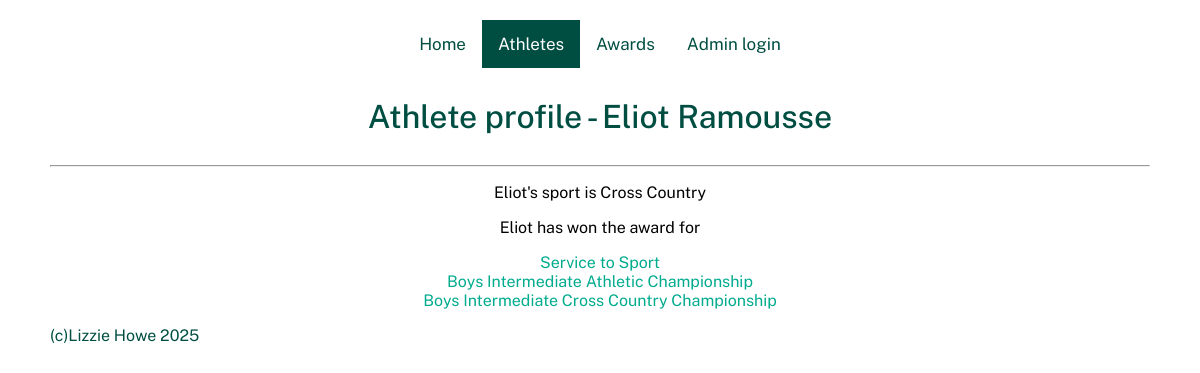
The page /player/9 on the database its author committed.
### tables this page shows
CREATE TABLE athlete (athlete_id INTEGER PRIMARY KEY NOT NULL, firstname TEXT NOT NULL, lastname TEXT NOT NULL);

CREATE TABLE sport (sport_id INTEGER PRIMARY KEY NOT NULL, sport_name TEXT NOT NULL, season TEXT);

CREATE TABLE award (award_id INTEGER PRIMARY KEY NOT NULL, award_name TEXT NOT NULL, trophy_name TEXT, description TEXT, award_sport TEXT REFERENCES sport (sport_id), image TEXT);

### flaskimport.py (the view)
@app.route("/player/<int:athlete_id>")
def player_profile(athlete_id):
    db = get_db()
    cursor_sport_name = db.execute('''
        SELECT athlete.athlete_id, sport.sport_name
        FROM athlete
        JOIN athlete_sport ON athlete.athlete_id = athlete_sport.athlete_id
        JOIN sport ON athlete_sport.sport_id = sport.sport_id
        WHERE athlete.athlete_id = ?
        ''', (athlete_id,))
    rows = cursor_sport_name.fetchall()
    cursor_award_name = db.execute('''
        SELECT athlete.athlete_id, award.award_name, award.award_id
        FROM athlete
        JOIN athlete_award ON athlete.athlete_id = athlete_award.athlete_id
        JOIN award ON athlete_award.award_id = award.award_id
        WHERE athlete.athlete_id = ?
        ''', (athlete_id,))
    awards = cursor_award_name.fetchall()
    athlete = get_player(athlete_id)
    if not athlete:
        abort(404)
    if not awards:
        awards = [""]
    return render_template("player.html", athlete=athlete, rows=rows, awards=awards)

### flaskimport.py (called while the page is built)
def get_db():
    db = getattr(g, '_database', None)
    if db is None:
        db = g._database = sqlite3.connect('BHS_sport_history_database.db')
        db.row_factory = sqlite3.Row
    return db

def get_player(athlete_id):
    db = get_db()
    cursor = db.execute('''
    SELECT *
    FROM athlete
    WHERE athlete_id = ?
    ''', (athlete_id,))
    athlete = cursor.fetchone()
    return athlete

### templates/player.html
{% extends "layout.html" %}
{% block content %}
<div class="topnav">
    <a href="/">Home</a>
    <a class="active" href="/athletes">Athletes</a>
    <a href="/award">Awards</a>
    <a href="/add_athlete">Admin login</a>
</div>
<h1>Athlete profile - {{ athlete["firstname"] }} {{ athlete["lastname"] }} </h1>
<hr>
<body>
    {% if rows and rows[0]["sport_name"] %}
    <p class="player">{{ athlete["firstname"] }}'s sport is {{ rows[0]["sport_name"] }}</p>
    {% else %}
    <p class="player">Athlete's sport is unknown.</p>
    {% endif %}
    <p class="player">
            {{ athlete["firstname"] }} has won the award for{% for award in awards %}
            <li>
                <a class="player" href="/award_page/{{ award[2] }}"> {{ award["award_name"] }}</a>
            </li>
        {% endfor %}
    </p>
</body>
{% endblock %}

### static/style.css (style rules this page uses)
* { font-family: "Public Sans", sans-serif; font-optical-sizing: auto; font-weight: 400; font-style: normal; }
html, body { height: 100%; margin: 0; }
body { background-color: white; color: rgb(0, 78, 66); margin: 50px; margin-top: 20px; }
h1 { font-weight: 500; display: flex; justify-content: center; color: rgb(0, 78, 66); margin-top: 30px; margin-bottom: 30px; }
a { color: rgb(0, 171, 142); text-decoration: none; }
.topnav { display: flex; justify-content: center; overflow: hidden; }
.topnav a { float: left; color: rgb(0, 78, 66); text-align: center; padding: 14px 16px; text-decoration: none; font-size: 17px; transition: background-color .3s; }
.topnav a.active { background-color: rgb(0, 78, 66); color: rgb(255, 255, 255); }
p.player { margin-left: 150px; margin-right: 150px; text-align: center; color: black; }
li { list-style-type: none; text-align: center; }

### rows shown on the page
athlete: firstname "Eliot", lastname "Ramousse"
sport: sport_name "Cross Country"
award: award_name "Service to Sport"
award: award_name "Boys Intermediate Athletic Championship"
award: award_name "Boys Intermediate Cross Country Championship"
